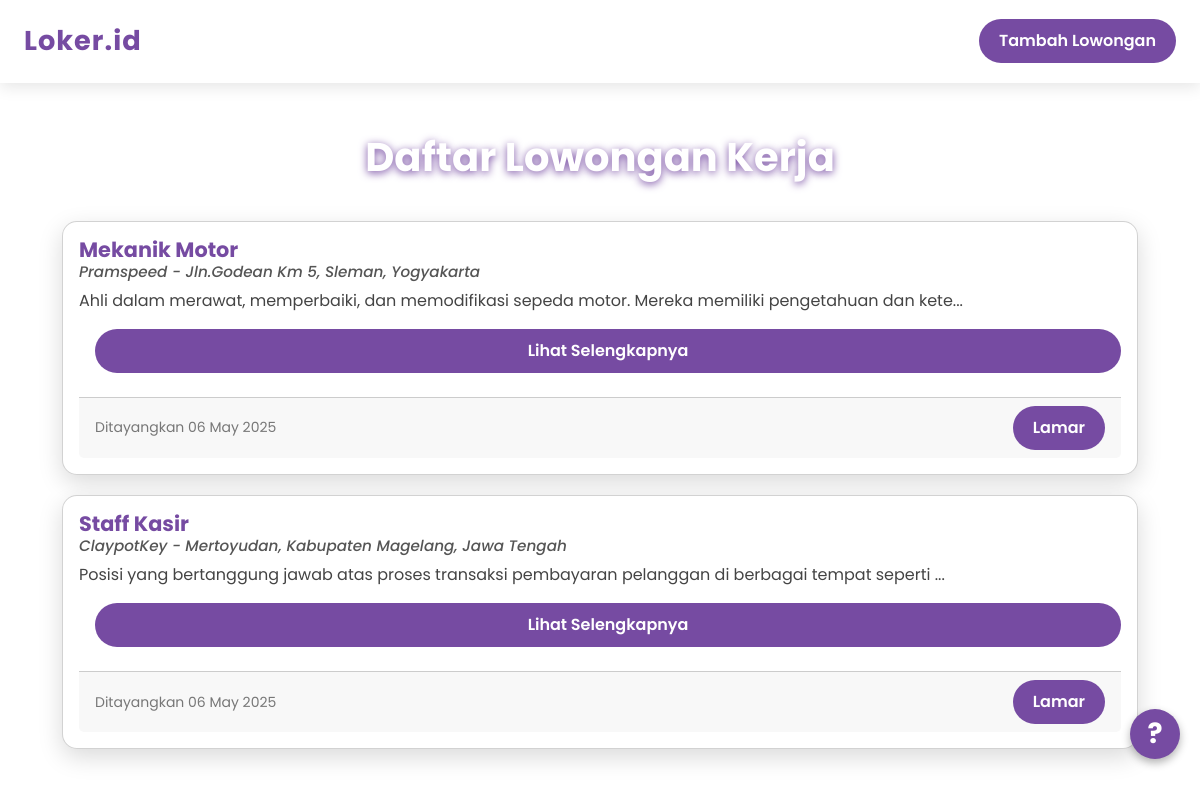
The page / on the database its author committed.
### tables this page shows
CREATE TABLE `jobs` (
  `id` int(11) NOT NULL,
  `job_title` varchar(255) NOT NULL,
  `company_name` varchar(255) NOT NULL,
  `location` varchar(255) NOT NULL,
  `description` text NOT NULL,
  `posted_date` datetime DEFAULT current_timestamp(),
  `created_by` int(11) NOT NULL
);

### index.php (the view, shortened to what this page needs)
<?php
require 'config.php';
$stmt = $pdo->query("SELECT * FROM jobs ORDER BY posted_date DESC");
$jobs = $stmt->fetchAll(PDO::FETCH_ASSOC);
?>
<!DOCTYPE html>
<html lang="id">
<head>
  <link href="https://cdn.jsdelivr.net/npm/bootstrap@5.3.0/dist/css/bootstrap.min.css" rel="stylesheet" />
</head>
<body>
<nav class="navbar d-flex justify-content-between align-items-center">
  <a href="index.php" class="navbar-brand">Loker.id</a>
  <div class="d-flex align-items-center">
    <a href="add_job.php" class="btn btn-apply">Tambah Lowongan</a>
  </div>
</nav>
<div class="container">
  <h1> Daftar Lowongan Kerja </h1>
  <?php if (count($jobs) === 0): ?>
    <div class="alert alert-light text-center fs-5">Belum ada lowongan pekerjaan saat ini.</div>
  <?php else: ?>
    <div class="row row-cols-1">
      <?php foreach ($jobs as $job): ?>
      <div class="col">
        <div class="card">
          <div class="card-body">
            <h5 class="card-title"><?= htmlspecialchars($job['job_title']) ?></h5>
            <h6 class="card-subtitle mb-2"><?= htmlspecialchars($job['company_name']) ?> - <?= htmlspecialchars($job['location']) ?></h6>
            <p class="card-text short-description"><?= nl2br(htmlspecialchars(substr($job['description'], 0, 100))) ?>...</p>
            <button class="btn btn-apply toggle-description">Lihat Selengkapnya</button><br>
            <div class="card-footer">
              <small>Ditayangkan <?= date('d M Y', strtotime($job['posted_date'])) ?></small>
              <a href="apply.php?job_id=<?= $job['id'] ?>" class="btn btn-apply">Lamar</a>
            </div>
          </div>
        </div>
      </div>
      <?php endforeach; ?>
    </div>
  <?php endif; ?>
</div>
<div id="help-button" class="help-button" aria-label="Tombol bantuan" role="button" tabindex="0">?</div>
</body>
</html>

### index.php (style rules this page uses)
body { font-family: 'Poppins', sans-serif; height: 100%; }
.navbar { background-color: rgba(255,255,255,0.9) !important; box-shadow: 0 4px 15px rgba(0,0,0,0.1); padding: 1rem 1.5rem; }
.navbar .navbar-brand { font-weight: 700; font-size: 1.7rem; color: #764ba2 !important; letter-spacing: 1px; text-decoration: none; }
.btn-apply { background: #764ba2; border: none; color: white; font-weight: 600; border-radius: 30px; padding: 10px 20px; transition: background 0.3s ease; margin-left: 1rem; }
.container { max-width: 1100px; margin: 50px auto 80px; }
h1 { color: #fff; font-weight: bold; text-align: center; margin-bottom: 40px; text-shadow: 0 2px 8px #764ba2; }
.card { border-radius: 15px; box-shadow: 0 8px 24px rgba(0,0,0,0.15); transition: transform 0.3s ease, box-shadow 0.3s ease; cursor: pointer; background: #fff; display: flex; flex-direction: column; height: auto; margin-bottom: 20px; }
.card-body { flex-grow: 1; display: flex; flex-direction: column; overflow: visible; }
.card-title { font-weight: 700; font-size: 1.3rem; color: #764ba2; margin-bottom: 4px; }
.card-subtitle { font-weight: 500; color: #555; font-style: italic; font-size: 0.95rem; margin-bottom: 15px; }
.card-text { font-size: 1rem; color: #444; overflow: hidden; text-overflow: ellipsis; flex-grow: 1; }
.card-footer { margin-top: auto; display: flex; justify-content: space-between; align-items: center; }
.card-footer small { color: #777; }
.help-button { position: fixed; bottom: 90px; right: 20px; width: 50px; height: 50px; background-color: #764ba2; color: white; border-radius: 50%; display: flex; align-items: center; justify-content: center; font-size: 28px; font-weight: bold; cursor: pointer; box-shadow: 0 4px 8px rgba(0, 0, 0, 0.3); z-index: 1100; user-select:none; line-height: 1; }

### rows shown on the page
jobs: job_title "Mekanik Motor", company_name "Pramspeed", location "Jln.Godean Km 5, Sleman, Yogyakarta", description "Ahli dalam merawat, memperbaiki, dan memodifikasi sepeda motor. Mereka memiliki pengetahuan dan kete", posted_date "06 May 2025"
jobs: job_title "Staff Kasir", company_name "ClaypotKey", location "Mertoyudan, Kabupaten Magelang, Jawa Tengah", description "Posisi yang bertanggung jawab atas proses transaksi pembayaran pelanggan di berbagai tempat seperti", posted_date "06 May 2025"
